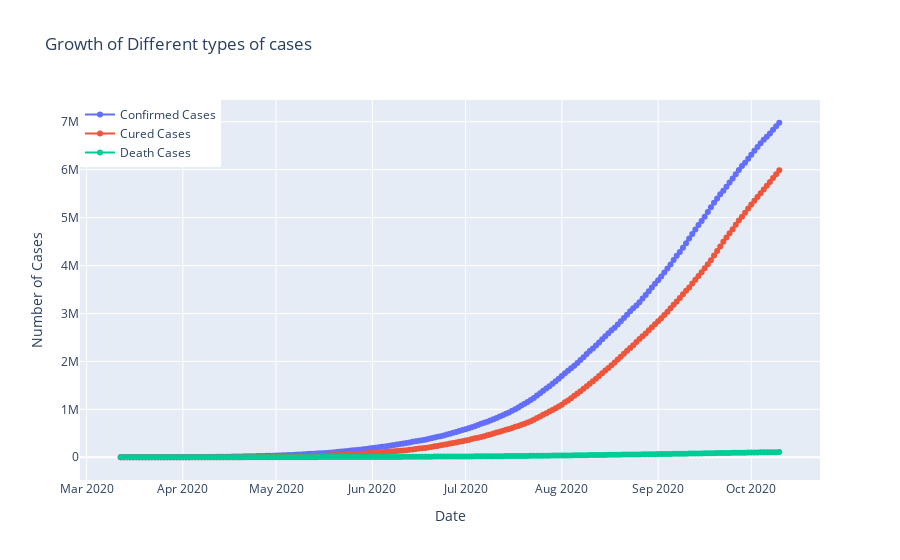

Here is the notebook cell this chart was saved with:
### Code cell
fig= go.Figure()

fig.add_trace(go.Scatter(x=datewise.index, y=datewise['Confirmed Cases'], mode='lines+markers', name='Confirmed Cases'))
fig.add_trace(go.Scatter(x=datewise.index, y=datewise['Cured/Discharged'], mode='lines+markers', name='Cured Cases'))
fig.add_trace(go.Scatter(x=datewise.index, y=datewise['Death'], mode='lines+markers', name='Death Cases'))

fig.update_layout(title=" Growth of Different types of cases", xaxis_title="Date", yaxis_title="Number of Cases", legend= dict(x=0, y=1, traceorder="normal"))
fig.show()

### Figure 1 — Plotly figure (JSON) as saved in the notebook; plotly's stock layout.template omitted (floating-point values rounded to 4 significant figures; data arrays with more than 128 entries replaced by an {"elided": "..."} marker saying what was removed)
{"data": [{"y": {"elided": "213 int values"}, "x": {"elided": "213 str values"}, "type": "scatter", "mode": "lines+markers", "name": "Confirmed Cases"}, {"y": {"elided": "213 int values"}, "x": {"elided": "213 str values"}, "type": "scatter", "mode": "lines+markers", "name": "Cured Cases"}, {"y": {"elided": "213 int values"}, "x": {"elided": "213 str values"}, "type": "scatter", "mode": "lines+markers", "name": "Death Cases"}], "layout": {"xaxis": {"title": {"text": "Date"}}, "yaxis": {"title": {"text": "Number of Cases"}}, "legend": {"y": 1, "x": 0, "traceorder": "normal"}, "title": {"text": " Growth of Different types of cases"}}}
